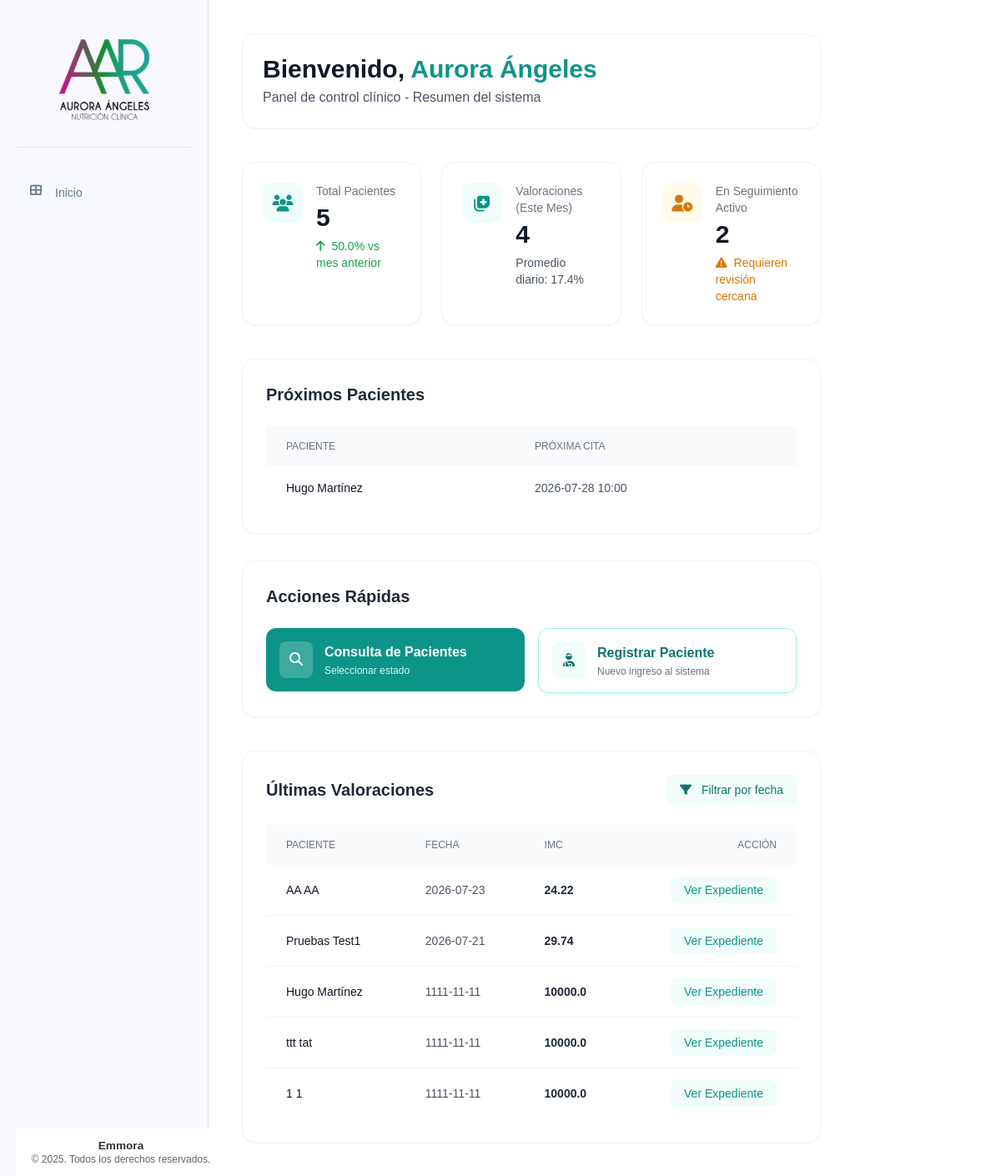
The page / on the database its author committed.
### tables this page shows
CREATE TABLE pacientes (
    id INTEGER PRIMARY KEY AUTOINCREMENT,
    nombre TEXT NOT NULL,
    apellido_paterno TEXT NOT NULL,
    apellido_materno TEXT NOT NULL,
    fecha_nacimiento DATE NOT NULL,
    telefono TEXT NOT NULL,
    correo TEXT UNIQUE NOT NULL,
    ciudad TEXT NOT NULL,
    fecha_registro TIMESTAMP DEFAULT CURRENT_TIMESTAMP,
    status TEXT NOT NULL DEFAULT 'activo' CHECK (status IN ('activo', 'inactivo'))
);

CREATE TABLE valoracion_antropometrica (
    id INTEGER PRIMARY KEY AUTOINCREMENT,
    paciente_id INTEGER NOT NULL,
    numero_cita INTEGER NOT NULL,
    fecha DATE NOT NULL,
    estatura FLOAT NOT NULL,
    peso FLOAT NOT NULL,
    imc FLOAT NOT NULL,
    grasa FLOAT NOT NULL,
    cintura FLOAT NOT NULL,
    torax FLOAT NOT NULL,
    brazo FLOAT NOT NULL,
    cadera FLOAT NOT NULL,
    pierna FLOAT NOT NULL,
    pantorrilla FLOAT NOT NULL,
    tension_arterial TEXT NOT NULL,
    frecuencia_cardiaca INTEGER NOT NULL,
    bicep FLOAT NOT NULL,
    tricep FLOAT NOT NULL,
    suprailiaco FLOAT NOT NULL,
    subescapular FLOAT NOT NULL,
    femoral FLOAT,
    porcentaje_grasa TEXT NOT NULL,
    --porcentaje_grasa_fem FLOAT NOT NULL,
    ultima_dieta TEXT,
    FOREIGN KEY (paciente_id) REFERENCES pacientes (id)
);

### app/controllers/main.py (the view)
@main.route('/')
def index():
    fecha_inicio = request.args.get('fecha_inicio')
    fecha_fin = request.args.get('fecha_fin')
    total_pacientes = Paciente.contar_activos()
    crecimiento_pacientes = Paciente.calcular_crecimiento_mensual()
    valoraciones_mes = ValoracionAntropometrica.contar_mes_vigente()
    dia_actual = datetime.now().day
    promedio_diario_porcentaje = round((valoraciones_mes / dia_actual) * 100, 1)
    pacientes_seguimiento = Paciente.contar_en_seguimiento()
    proximos_pacientes = Paciente.obtener_proximos(limite=5)
    if fecha_inicio and fecha_fin:
        actividad_reciente = ValoracionAntropometrica.obtener_por_rango(fecha_inicio, fecha_fin)
    else:
        actividad_reciente = ValoracionAntropometrica.obtener_recientes(limite=10)
    return render_template('base/index.html',
                           total_pacientes=total_pacientes,
                           crecimiento_pacientes=crecimiento_pacientes,
                           valoraciones_mes=valoraciones_mes,
                           promedio_diario=promedio_diario_porcentaje,
                           pacientes_seguimiento=pacientes_seguimiento,
                           proximos_pacientes=proximos_pacientes,
                           actividad_reciente=actividad_reciente)

### app/db.py (called while the page is built)
def get_db():
    if 'db' not in g:
        try:
            g.db = sqlite3.connect(
                'pacientes.db',
                detect_types=sqlite3.PARSE_DECLTYPES
            )
            g.db.row_factory = sqlite3.Row
        except sqlite3.Error as e:
            logger.error(f"Error crítico al conectar con la base de datos SQLite: {e}")
            raise e
    return g.db

def query_db(query, args=(), one=False):
    try:
        cur = get_db().execute(query, args)
        rv = cur.fetchall()
        cur.close()
        return (rv[0] if rv else None) if one else rv
    except sqlite3.Error as e:
        logger.error(f"Error al ejecutar query: {query}. Args: {args}. Detalle: {e}")
        raise e

### app/models/paciente.py (called while the page is built)
    @staticmethod
    def contar_activos():
        return query_db("SELECT COUNT(*) as total FROM pacientes WHERE status = 'activo'", one=True)['total']

    @staticmethod
    def calcular_crecimiento_mensual():
        resultado = query_db('''
            SELECT
                (SELECT COUNT(*) FROM pacientes WHERE status = 'activo' AND strftime('%Y-%m', fecha_registro) = strftime('%Y-%m', 'now')) as actuales,
                (SELECT COUNT(*) FROM pacientes WHERE status = 'activo' AND strftime('%Y-%m', fecha_registro) = strftime('%Y-%m', date('now', 'start of month', '-1 month'))) as anteriores
        ''', one=True)
        actuales = resultado['actuales']
        anteriores = resultado['anteriores']
        if anteriores == 0:
            return 100.0 if actuales > 0 else 0.0
        crecimiento = ((actuales - anteriores) / anteriores) * 100
        return round(crecimiento, 1)

    @staticmethod
    def contar_en_seguimiento():
        return query_db('''
            SELECT COUNT(*) as total
            FROM (
                SELECT paciente_id
                FROM valoracion_antropometrica
                GROUP BY paciente_id
                HAVING COUNT(*) > 1
            )
        ''', one=True)['total']

    @staticmethod
    def obtener_proximos(limite=5):
        return query_db('''
            SELECT p.nombre, p.apellido_paterno, (c.fecha || ' ' || c.hora) as proxima_cita
            FROM pacientes p
            JOIN citas c ON p.id = c.paciente_id
            WHERE (c.fecha || ' ' || c.hora) >= datetime('now')
            ORDER BY c.fecha ASC, c.hora ASC
            LIMIT ?
        ''', [limite])

### app/templates/base/index.html (shortened to what this page needs)
{% extends "base/base.html" %}
{% block content %}
<header class="flex flex-col md:flex-row md:items-center justify-between gap-4 bg-white p-6 rounded-2xl shadow-sm border border-gray-100">
    <div>
        <h1 class="text-3xl font-bold text-gray-900">Bienvenido, <span class="text-teal-600">Aurora Ángeles</span></h1>
        <p class="text-gray-600 mt-1">Panel de control clínico - Resumen del sistema</p>
    </div>
</header>
<section class="grid grid-cols-1 sm:grid-cols-2 lg:grid-cols-3 gap-6">
    <article class="bg-white p-6 rounded-2xl shadow-sm border border-gray-100 flex items-start gap-4 transform hover:scale-[1.02] transition-transform duration-300">
        <div class="p-3 rounded-xl bg-teal-50 text-teal-600">
            <i class="fas fa-users fa-lg w-6 h-6 flex items-center justify-center"></i>
        </div>
        <div>
            <p class="text-sm font-medium text-gray-500">Total Pacientes</p>
            <h3 class="text-3xl font-bold text-gray-900 mt-1">{{ total_pacientes }}</h3>
            <p class="text-sm {{ 'text-green-600' if crecimiento_pacientes >= 0 else 'text-red-600' }} mt-1.5">
                <i class="fas fa-arrow-{{ 'up' if crecimiento_pacientes >= 0 else 'down' }} mr-1"></i> {{ crecimiento_pacientes }}% vs mes anterior
            </p>
        </div>
    </article>
    <article class="bg-white p-6 rounded-2xl shadow-sm border border-gray-100 flex items-start gap-4 transform hover:scale-[1.02] transition-transform duration-300">
        <div class="p-3 rounded-xl bg-teal-50 text-teal-600">
            <i class="fas fa-notes-medical fa-lg w-6 h-6 flex items-center justify-center"></i>
        </div>
        <div>
            <p class="text-sm font-medium text-gray-500">Valoraciones (Este Mes)</p>
            <h3 class="text-3xl font-bold text-gray-900 mt-1">{{ valoraciones_mes }}</h3>
            <p class="text-sm text-gray-600 mt-1.5">
                Promedio diario: {{ promedio_diario }}%
            </p>
        </div>
    </article>
    <article class="bg-white p-6 rounded-2xl shadow-sm border border-gray-100 flex items-start gap-4 transform hover:scale-[1.02] transition-transform duration-300">
        <div class="p-3 rounded-xl bg-amber-50 text-amber-600">
            <i class="fas fa-user-clock fa-lg w-6 h-6 flex items-center justify-center"></i>
        </div>
        <div>
            <p class="text-sm font-medium text-gray-500">En Seguimiento Activo</p>
            <h3 class="text-3xl font-bold text-gray-900 mt-1">{{ pacientes_seguimiento }}</h3>
            <p class="text-sm text-amber-600 mt-1.5">
                <i class="fas fa-exclamation-triangle mr-1"></i> Requieren revisión cercana
            </p>
        </div>
    </article>
</section>
<section class="grid grid-cols-1 xl:grid-cols-3 gap-8 items-start">
    <div class="xl:col-span-2 bg-white p-7 rounded-2xl shadow-sm border border-gray-100">
        <div class="flex items-center justify-between mb-6">
            <h2 class="text-xl font-semibold text-gray-800">Próximos Pacientes</h2>
        </div>
        <div class="overflow-x-auto">
            <table class="w-full text-sm text-left">
                <thead class="text-xs text-gray-500 uppercase bg-gray-50 rounded-lg">
                    <tr>
                        <th class="px-6 py-4 font-medium">Paciente</th>
                        <th class="px-6 py-4 font-medium">Próxima Cita</th>
                    </tr>
                </thead>
                <tbody class="divide-y divide-gray-100">
                    {% for p in proximos_pacientes %}
                    <tr class="bg-white hover:bg-gray-50/50 transition-colors">
                        <td class="px-6 py-4 font-medium text-gray-900">{{ p.nombre }} {{ p.apellido_paterno }}</td>
                        <td class="px-6 py-4 text-gray-600">{{ p.proxima_cita }}</td>
                    </tr>
                    {% endfor %}
                </tbody>
            </table>
        </div>
    </div>
    <aside class="bg-white p-7 rounded-2xl shadow-sm border border-gray-100 space-y-6">
        <h2 class="text-xl font-semibold text-gray-800">Acciones Rápidas</h2>
        <div class="grid grid-cols-1 sm:grid-cols-2 xl:grid-cols-1 gap-4">
            <div x-data="{ modalOpen: false }">
                <button @click="modalOpen = true" class="flex items-center gap-3.5 p-4 w-full bg-teal-600 hover:bg-teal-700 text-white rounded-xl transition duration-150 shadow-sm hover:shadow text-left">
                    <div class="bg-white/20 p-2.5 rounded-lg">
                        <i class="fas fa-search fa-fw"></i>
                    </div>
                    <div>
                        <span class="font-semibold block">Consulta de Pacientes</span>
                        <span class="text-xs text-teal-100 block mt-0.5">Seleccionar estado</span>
                    </div>
                </button>
            </div>
            <a href="{{ url_for('pacientes.nuevo_paciente') }}" class="flex items-center gap-3.5 p-4 w-full bg-white hover:bg-gray-50 text-teal-700 border border-teal-200 rounded-xl transition duration-150 shadow-sm hover:shadow text-left">
                <div class="bg-teal-50 p-2.5 rounded-lg">
                    <i class="fas fa-user-injured fa-fw"></i>
                </div>
                <div>
                    <span class="font-semibold block">Registrar Paciente</span>
                    <span class="text-xs text-gray-500 block mt-0.5">Nuevo ingreso al sistema</span>
                </div>
            </a>
        </div>
    </aside>
</section>
<section class="bg-white p-7 rounded-2xl shadow-sm border border-gray-100">
    <div class="mb-6 flex items-center justify-between">
        <h2 class="text-xl font-semibold text-gray-800">Últimas Valoraciones</h2>
        <div x-data="{ modalFiltroOpen: false }">
            <div class="flex gap-2">
                <button @click="modalFiltroOpen = true" class="text-sm bg-teal-50 text-teal-700 px-4 py-2 rounded-lg hover:bg-teal-100 transition">
                    <i class="fas fa-filter mr-2"></i> Filtrar por fecha
                </button>
            </div>
        </div>
    </div>
    <div class="overflow-x-auto relative no-scrollbar">
        <table class="w-full text-sm text-left">
            <thead class="text-xs text-gray-500 uppercase bg-gray-50 rounded-lg">
                <tr>
                    <th scope="col" class="px-6 py-4 font-medium">Paciente</th>
                    <th scope="col" class="px-6 py-4 font-medium">Fecha</th>
                    <th scope="col" class="px-6 py-4 font-medium">IMC</th>
                    <th scope="col" class="px-6 py-4 font-medium text-right">Acción</th>
                </tr>
            </thead>
            <tbody class="divide-y divide-gray-100">
                {% for val in actividad_reciente %}
                <tr class="bg-white hover:bg-gray-50/50 transition-colors">
                    <td class="px-6 py-5 font-medium text-gray-900">
                        {{ val.nombre }} {{ val.apellido_paterno }}
                    </td>
                    <td class="px-6 py-5 text-gray-600">{{ val.fecha }}</td>
                    <td class="px-6 py-5 font-semibold text-gray-800">{{ val.imc }}</td>
                    <td class="px-6 py-5 text-right">
                        <a href="{{ url_for('pacientes.detalle_paciente', id=val.paciente_id) }}" class="text-teal-600 hover:text-teal-900 font-medium bg-teal-50 hover:bg-teal-100 px-4 py-2 rounded-lg transition">Ver Expediente</a>
                    </td>
                </tr>
                {% endfor %}
            </tbody>
        </table>
    </div>
</section>
{% endblock %}

### app/static/css/components/_tables.css (style rules this page uses)
.text-right { text-align: right; }

### app/static/css/style.css (style rules this page uses)
body { font-family: Arial, sans-serif; margin: 0; padding: 0; color: #2c3e50; }
.text-right { text-align: right; }

### rows shown on the page
pacientes: nombre "Hugo", apellido_paterno "Martínez", proxima_cita "2026-07-28 10:00"
valoracion_antropometrica: nombre "AA", apellido_paterno "AA", fecha "2026-07-23", imc "24.22"
valoracion_antropometrica: nombre "Pruebas", apellido_paterno "Test1", fecha "2026-07-21", imc "29.74"
valoracion_antropometrica: nombre "Hugo", apellido_paterno "Martínez", fecha "1111-11-11", imc "10000.0"
valoracion_antropometrica: nombre "ttt", apellido_paterno "tat", fecha "1111-11-11", imc "10000.0"
valoracion_antropometrica: nombre "1", apellido_paterno "1", fecha "1111-11-11", imc "10000.0"

### other values the page prints
{{ total_pacientes }} "5"
{{ crecimiento_pacientes }} "50.0"
{{ valoraciones_mes }} "4"
{{ pacientes_seguimiento }} "2"
